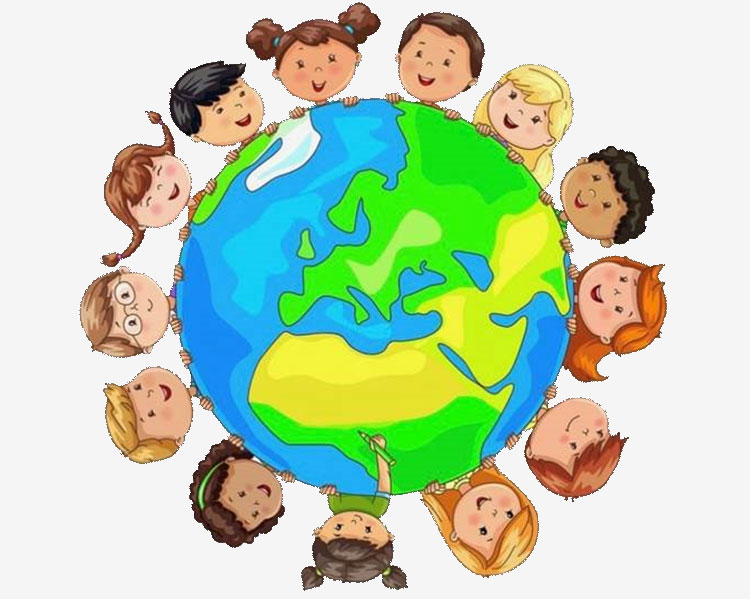
#> input picture pictures/23Nisan.jpg, 750 x 599 px, found by its file name
$ python 2_efekt.py
#> lines starting #> are read from the running program, lines starting #| are printed output that depends on the picture; after the words box and inside, x2 and y2 are one past the last pixel; in counts of white or black regions, pixels touching at a corner belong together
import cv2
import numpy

# resmin yolu
image_path = 'pictures/23Nisan.jpg'

image = cv2.imread(image_path)  # resmi oku
#> image is the input picture: shape (599, 750, 3); mean B, G, R 177.6, 209.2, 187.5
print('Shape: '+str(image.shape))   # satır,sütun, kanal sayısı
#| Shape: (599, 750, 3)

# 0-> Blue,  1-> Green,  2-> Red

# :,:, tüm piksellerdeki

# image[:, :, 0] = 154    # resmin Blue degerini 154 yap
# cv2.imshow('23 Nisan Blue', image)  # resmi göster

# image[:, :, 1] = 228    # resmin Green degerini 228 yap
# cv2.imshow('23 Nisan Blue Green', image)  # resmi göster

image[:, :, 2] = 130  # resmin Red değerini 130 yap
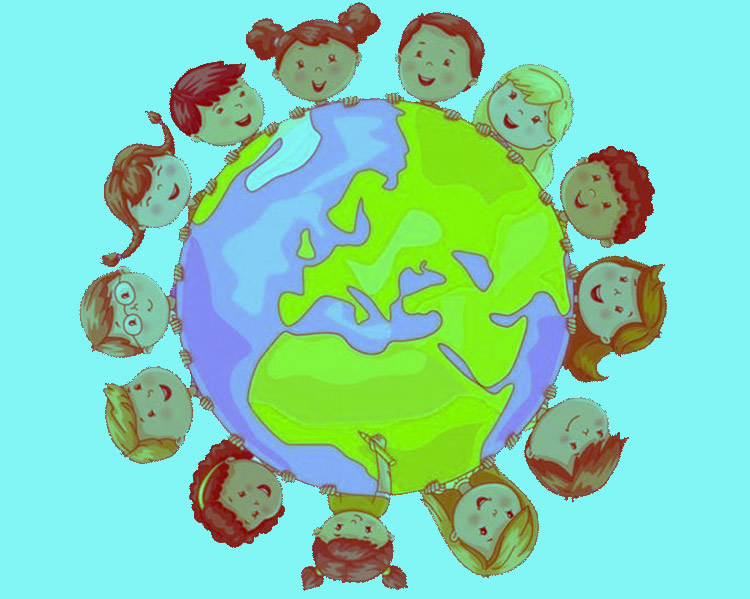
#> image: shape (599, 750, 3); mean B, G, R 177.6, 209.2, 130
cv2.imshow('23 Nisan Red Green', image)  # resmi göster

image[10:100, 0:100] = (0, 225, 210)  # [0,225,210]
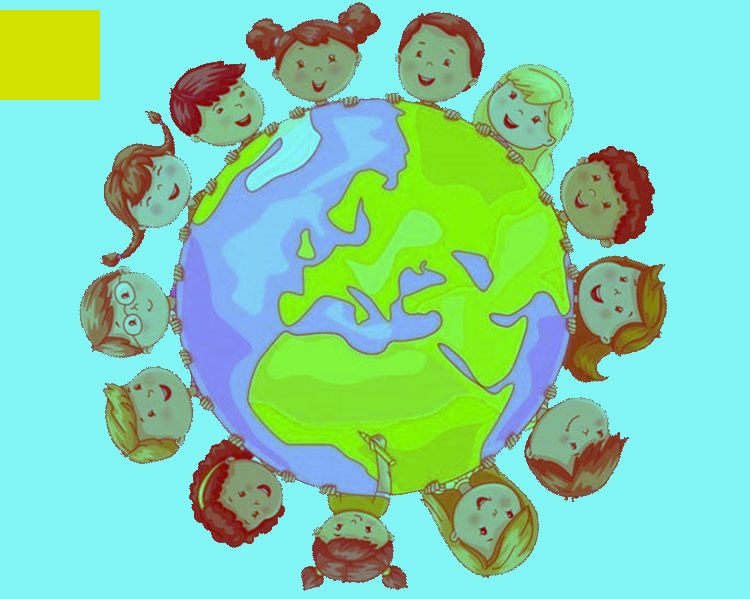
#> image: shape (599, 750, 3); 2% of pixels changed, all inside (x1, y1, x2, y2) = (0, 10, 100, 100)
cv2.imshow('23 Nisan ', image)  # resmi göster

cv2.waitKey(0)
cv2.destroyAllWindows()
